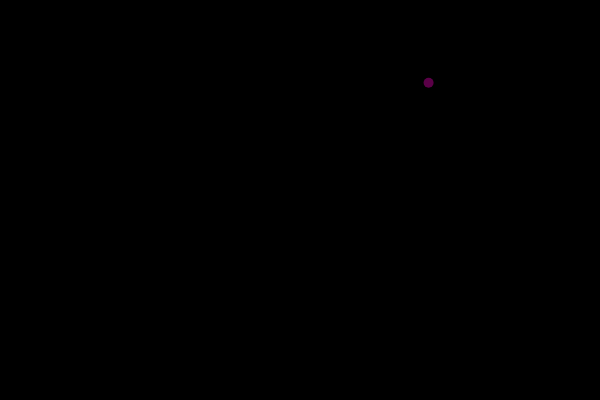
Frame 1 (no input)
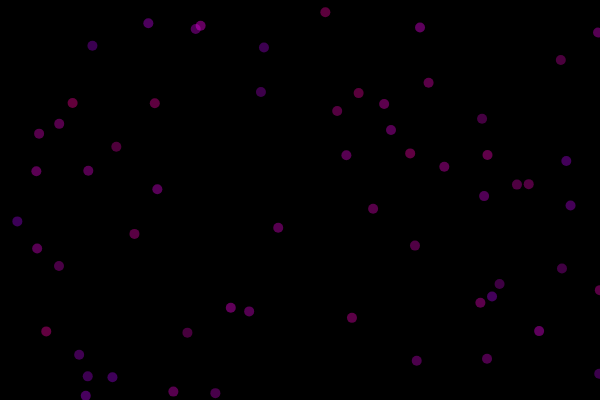
Frame 60 (no input)
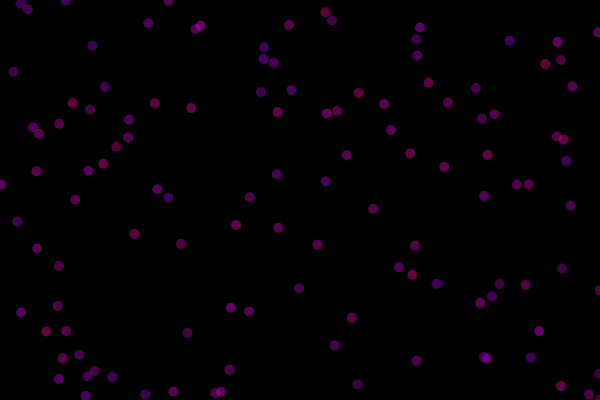
Frame 120 (the mouse pressed at the canvas centre since frame 60)

The p5.js sketch that drew these frames (run headless with seeded random() and noise() and a simulated clock; from frame 60 on, the mouse is pressed at the canvas centre):

// p5.js sketch
// ── sketch.js
var bubble = {
    x: 300,
    y: 200,
    dia: 10,
    r: 230,
    g: 0,
    b: 200,
}

function setup() {
    createCanvas(600, 400);
    background(0);

}

function draw() {
    bubble.x = random(0, width);
    bubble.y = random(0, height);
    bubble.r = random(150, 255);
    bubble.b = random(150, 240);
    noStroke();
    fill(bubble.r, bubble.g, bubble.b, 100, 100);
    ellipse(bubble.x, bubble.y, bubble.dia, bubble.dia);
}
